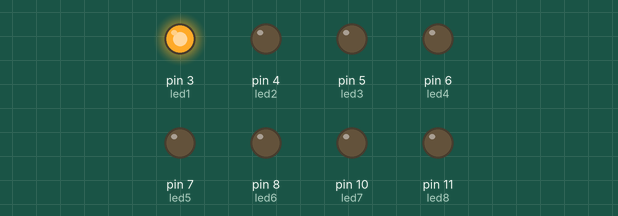
Bench run of a sketch on a simulated Arduino Uno, built with avr-gcc and run on an emulated ATmega328P. On the bench: output pins drawn as LEDs (lit = HIGH).

Above: at 0.05 s.
At 0.35 s:
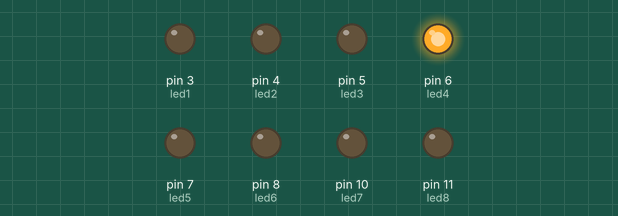
At 0.75 s:
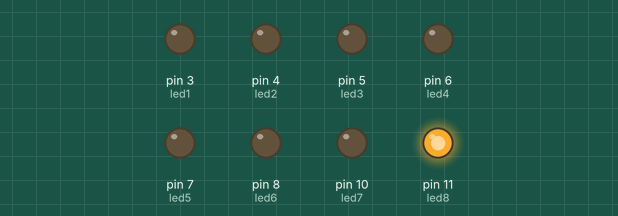
At 1.45 s:
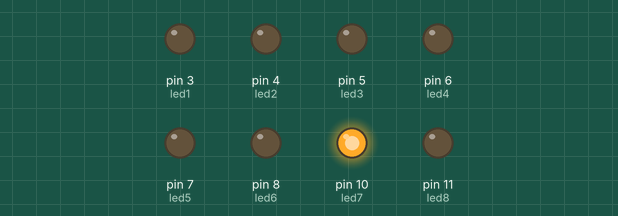
At 2.15 s:
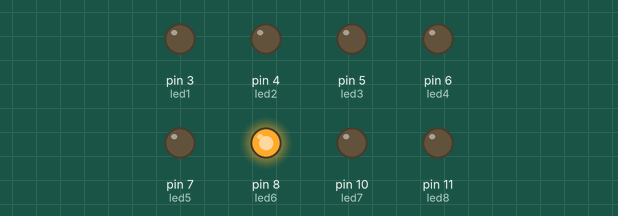
At 2.85 s:
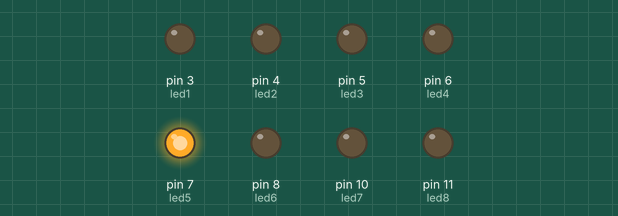
Timing chart, 0 to 3.1 s (numbered marks = the images above):
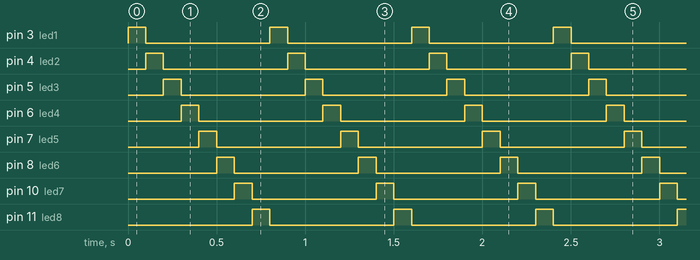

The sketch:

_8led1.ino
```cpp
int led1=3;
int led2=4;
int led3=5;
int led4=6;
int led5=7;
int led6=8;
int led7=10;
int led8=11;


void setup() {
  // put your setup code here, to run once:
  pinMode(led1,OUTPUT);
  pinMode(led2,OUTPUT);
  pinMode(led3,OUTPUT);
  pinMode(led4,OUTPUT);
  pinMode(led5,OUTPUT);
  pinMode(led6,OUTPUT);
  pinMode(led7,OUTPUT);
  pinMode(led8,OUTPUT);


}

void loop() {
  // put your main code here, to run repeatedly:
  digitalWrite(led1,HIGH);
  digitalWrite(led2,LOW);
  digitalWrite(led3,LOW);
  digitalWrite(led4,LOW);
  digitalWrite(led5,LOW);
  digitalWrite(led6,LOW);
  digitalWrite(led7,LOW);
  digitalWrite(led8,LOW);
  delay(100);

  digitalWrite(led1,LOW);
  digitalWrite(led2,HIGH);
  digitalWrite(led3,LOW);
  digitalWrite(led4,LOW);
  digitalWrite(led5,LOW);
  digitalWrite(led6,LOW);
  digitalWrite(led7,LOW);
  digitalWrite(led8,LOW);
  delay(100);
  digitalWrite(led1,LOW);
  digitalWrite(led2,LOW);
  digitalWrite(led3,HIGH);
  digitalWrite(led4,LOW);
  digitalWrite(led5,LOW);
  digitalWrite(led6,LOW);
  digitalWrite(led7,LOW);
  digitalWrite(led8,LOW);
  delay(100);
  digitalWrite(led1,LOW);
  digitalWrite(led2,LOW);
  digitalWrite(led3,LOW);
  digitalWrite(led4,HIGH);
  digitalWrite(led5,LOW);
  digitalWrite(led6,LOW);
  digitalWrite(led7,LOW);
  digitalWrite(led8,LOW);
  delay(100);
  digitalWrite(led1,LOW);
  digitalWrite(led2,LOW);
  digitalWrite(led3,LOW);
  digitalWrite(led4,LOW);
  digitalWrite(led5,HIGH);
  digitalWrite(led6,LOW);
  digitalWrite(led7,LOW);
  digitalWrite(led8,LOW);
  delay(100);
  digitalWrite(led1,LOW);
  digitalWrite(led2,LOW);
  digitalWrite(led3,LOW);
  digitalWrite(led4,LOW);
  digitalWrite(led5,LOW);
  digitalWrite(led6,HIGH);
  digitalWrite(led7,LOW);
  digitalWrite(led8,LOW);
  delay(100);

  digitalWrite(led1,LOW);
  digitalWrite(led2,LOW);
  digitalWrite(led3,LOW);
  digitalWrite(led4,LOW);
  digitalWrite(led5,LOW);
  digitalWrite(led6,LOW);
  digitalWrite(led7,HIGH);
  digitalWrite(led8,LOW);
  delay(100);
  digitalWrite(led1,LOW);
  digitalWrite(led2,LOW);
  digitalWrite(led3,LOW);
  digitalWrite(led4,LOW);
  digitalWrite(led5,LOW);
  digitalWrite(led6,LOW);
  digitalWrite(led7,LOW);
  digitalWrite(led8,HIGH);
  delay(100);
}
```

Measured:
- by itself, pin 3 (led1), pin 4 (led2), pin 5 (led3), pin 6 (led4), pin 7 (led5), pin 8 (led6), pin 10 (led7), pin 11 (led8): alternates HIGH for 0.10 s and LOW for 0.70 s
- by itself, everything shown: repeats every 0.80 s, in 8 steps
